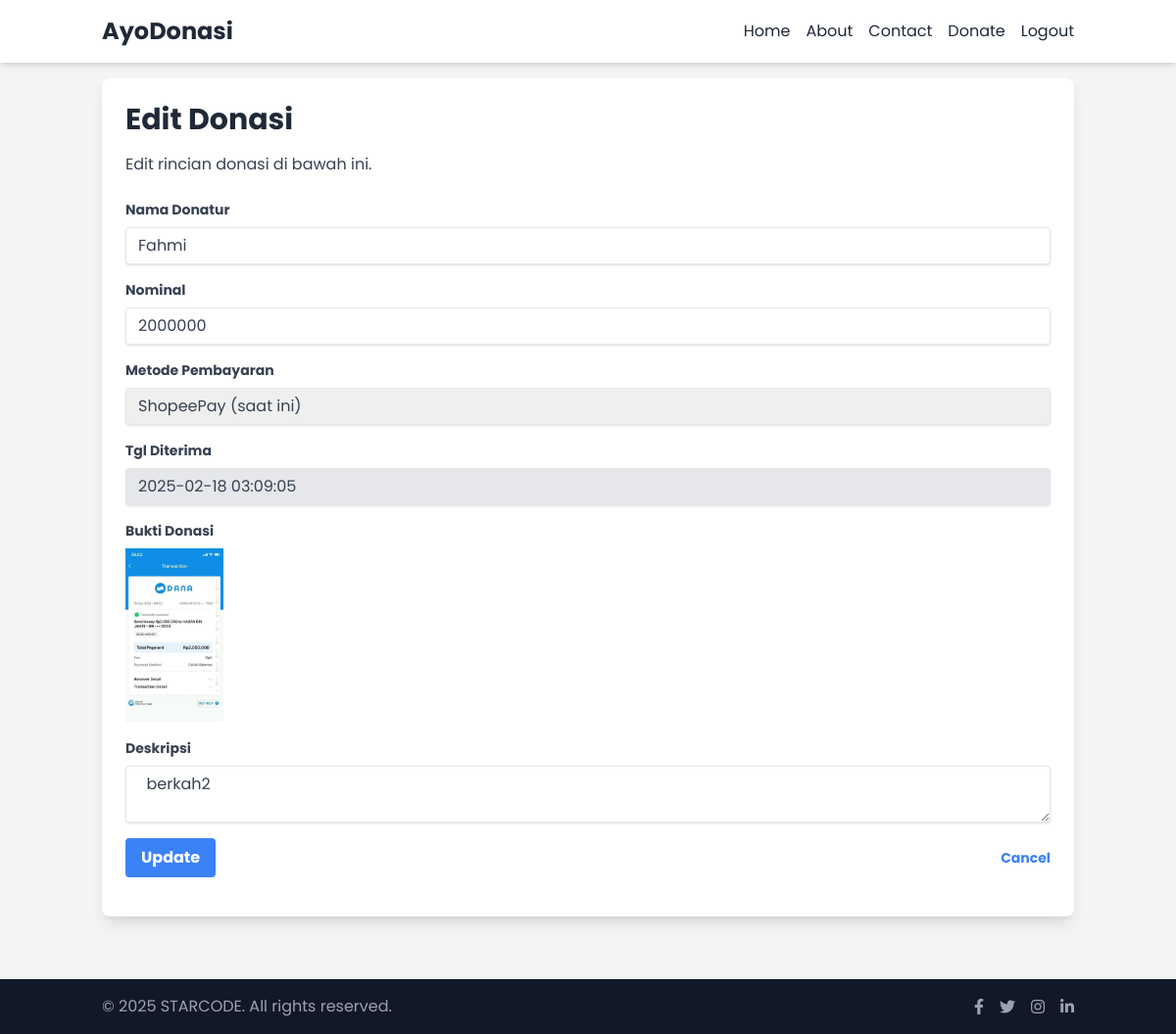
Page /admin/edit.php?id=48 (signed in) on the committed database.
### tables this page shows
CREATE TABLE `donatur` (
  `id` int NOT NULL,
  `nama` varchar(50) NOT NULL,
  `nominal` decimal(10,0) NOT NULL,
  `metode` enum('ShopeePay','Gopay','Transfer') NOT NULL,
  `bukti` varchar(50) DEFAULT NULL,
  `deskripsi` varchar(50) DEFAULT NULL,
  `tanggal_diterima` timestamp NOT NULL DEFAULT CURRENT_TIMESTAMP
);

### function/koneksi.php (called while the page is built)
<?php
$hostname = 'localhost';
$username = 'root';
$password = '';
$database = 'donasi';
try {
   $conn = mysqli_connect($hostname, $username, $password, $database);
} catch (Exception $e) {
    echo "<b>koneksi gagal : <b/>" . $e;
}
function query($query) {
    global $conn;
    $result = mysqli_query($conn, $query);
    $rows = [];
    while( $row = mysqli_fetch_assoc($result) ) {
      $rows[] = $row;
  }
  return $rows;
}
?>

### function/copyright.php (called while the page is built)
<?php
$copyright = "2025 STARCODE. All rights reserved.";
?>

### admin/edit.php (the view, shortened to what this page needs)
<?php
require_once __DIR__ . '/../function/koneksi.php';
require_once __DIR__ . '/../function/copyright.php';
$id = $_GET["id"];
$donatur = query("SELECT * FROM donatur WHERE id = $id")[0];
?>
<html lang="en">
<head>
    <script src="https://cdn.tailwindcss.com"></script>
    <link href="https://cdnjs.cloudflare.com/ajax/libs/font-awesome/5.15.3/css/all.min.css" rel="stylesheet"/>
</head>
<body>
<nav class="bg-white shadow-md">
    <div class="container mx-auto p-4 flex justify-between items-center">
        <a class="text-2xl font-bold text-gray-800 slide-in" href="#">
            AyoDonasi
        </a>
        <div class="hidden md:flex space-x-4">
            <a class="text-gray-800 hover:text-blue-600 slide-in" href="/donasi/index.php">Home</a>
            <a class="text-gray-800 hover:text-blue-600 slide-in" href="/donasi/about.php">About</a>
            <a class="text-gray-800 hover:text-blue-600 slide-in" href="https://ribin.my.id/">Contact</a>
            <a class="text-gray-800 hover:text-blue-600 slide-in" href="/donasi/tambah_donasi.php">Donate</a>
            <a class="text-gray-800 hover:text-blue-600 slide-in" href="/donasi/login.php">Logout</a>
        </div>
    </div>
</nav>
<main class="container mx-auto p-4">
    <div class="bg-white shadow-lg rounded-lg p-6 mb-6 relative fade-in">
        <div class="relative z-10">
            <h1 class="text-3xl font-bold mb-4 text-gray-800 bounce-in">Edit Donasi</h1>
            <p class="text-gray-700 mb-6 slide-in">Edit rincian donasi di bawah ini.</p>
            <form action="" method="post" enctype="multipart/form-data">
                <div class="mb-4">
                    <label class="block text-gray-700 text-sm font-bold mb-2" for="nama">
                        Nama Donatur
                    </label>
                    <input class="shadow appearance-none border rounded w-full py-2 px-3 text-gray-700 leading-tight focus:outline-none focus:shadow-outline" id="nama" name="nama" type="text" required value="<?= $donatur["nama"]; ?>">
                </div>
                <div class="mb-4">
                    <label class="block text-gray-700 text-sm font-bold mb-2" for="nominal">
                        Nominal
                    </label>
                    <input class="shadow appearance-none border rounded w-full py-2 px-3 text-gray-700 leading-tight focus:outline-none focus:shadow-outline" id="nominal" name="nominal" type="number" required value="<?= $donatur["nominal"]; ?>">
                </div>
                <div class="mb-4">
                    <label class="block text-gray-700 text-sm font-bold mb-2" for="metode">
                        Metode Pembayaran
                    </label>
                    <select class="shadow appearance-none border rounded w-full py-2 px-3 text-gray-700 leading-tight focus:outline-none focus:shadow-outline" id="metode" name="metode"   >
                    <option  required value="<?= $donatur["metode"]; ?>">
                    <?= $donatur["metode"]; ?> (saat ini)
                    </option>
                    </select>
                </div>
                <div class="mb-4">
                    <label class="block text-gray-700 text-sm font-bold mb-2" for="tanggal_diterima">
                        Tgl Diterima
                    </label>
                    <input class="shadow appearance-none border rounded w-full py-2 px-3 text-gray-700 leading-tight focus:outline-none focus:shadow-outline bg-gray-200 cursor-not-allowed" id="tanggal_diterima" name="tanggal_diterima" value="<?= $donatur["tanggal_diterima"]; ?>" readonly>
                </div>
                <div class="mb-4">
                    <label class="block text-gray-700 text-sm font-bold mb-2" for="bukti">
                        Bukti Donasi
                    </label>
                    <img src="../img/<?= $donatur["bukti"]; ?>" name="bukti" class="cursor-pointer" id="donation-image" class="mt-2" width="100" height="100">
                </div>
                <div class="mb-4">
                    <label class="block text-gray-700 text-sm font-bold mb-2" for="deskripsi">
                        Deskripsi
                    </label>
                    <textarea class="shadow appearance-none border rounded w-full py-2 px-3 text-gray-700 leading-tight focus:outline-none focus:shadow-outline" id="deskripsi" name="deskripsi"> <?= $donatur["deskripsi"]; ?></textarea>
                </div>
                <div class="flex items-center justify-between">
                    <button class="bg-blue-500 hover:bg-blue-700 text-white font-bold py-2 px-4 rounded focus:outline-none focus:shadow-outline" type="submit" name="submit">
                        Update
                    </button>
                    <a class="inline-block align-baseline font-bold text-sm text-blue-500 hover:text-blue-800" href="manage_donasi.php">
                        Cancel
                    </a>
                </div>
            </form>
        </div>
    </div>
</main>
<footer class="bg-gray-900 text-white mt-6">
    <div class="container mx-auto p-4 flex flex-col md:flex-row justify-between items-center">
    <p class="text-gray-400">&copy; <?= $copyright; ?></p>
        <div class="flex space-x-4 mt-4 md:mt-0">
            <a class="text-gray-400 hover:text-white" href="notfound.html"><i class="fab fa-facebook-f"></i></a>
            <a class="text-gray-400 hover:text-white" href="notfound.html"><i class="fab fa-twitter"></i></a>
            <a class="text-gray-400 hover:text-white" href="https://www.instagram.com/bintangrrrrrr/" target="_blank"><i class="fab fa-instagram"></i></a>
            <a class="text-gray-400 hover:text-white" href="https://www.linkedin.com/in/bintangro/" target="_blank"><i class="fab fa-linkedin-in"></i></a>
        </div>
    </div>
</footer>
</body>
</html>

### admin/edit.php (style rules this page uses)
body { font-family: 'Poppins', sans-serif; display: flex; flex-direction: column; min-height: 100vh; background-color: #f3f4f6; }
main { flex: 1; }
.fade-in { animation: fadeIn 1s ease-in-out; }
.slide-in { animation: slideIn 1s ease-in-out; }
.bounce-in { animation: bounceIn 1s ease-in-out; }

### rows in the picture
donatur: nama "Fahmi", nominal "2000000", metode "ShopeePay (saat ini)", tanggal_diterima "2025-02-18 03:09:05", bukti (picture), deskripsi "berkah2"

### other values in the picture
$copyright "2025 STARCODE. All rights reserved."
